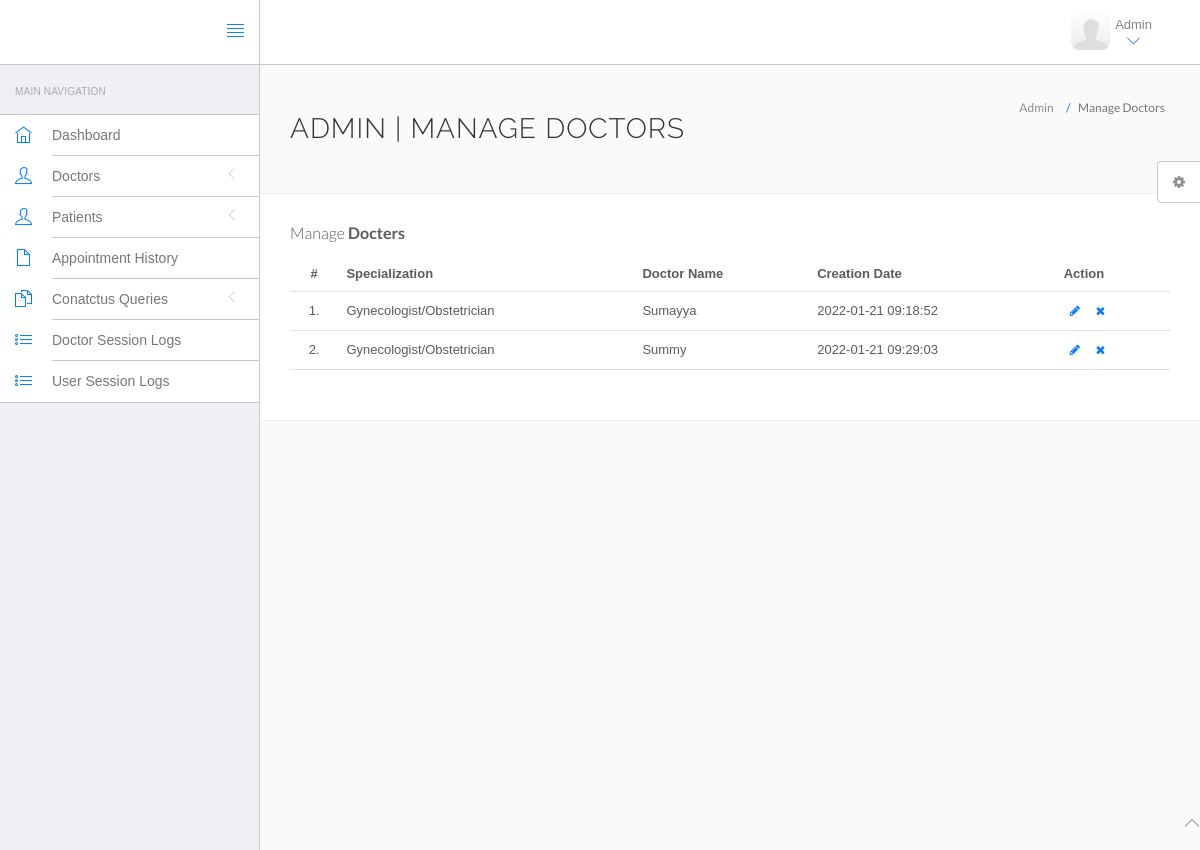
Page /hms/admin/manage-doctors.php (signed in) on the committed database.
### tables this page shows
CREATE TABLE `doctors` (
  `id` int(11) NOT NULL,
  `specilization` varchar(255) DEFAULT NULL,
  `doctorName` varchar(255) DEFAULT NULL,
  `address` longtext DEFAULT NULL,
  `docFees` varchar(255) DEFAULT NULL,
  `contactno` bigint(11) DEFAULT NULL,
  `docEmail` varchar(255) DEFAULT NULL,
  `password` varchar(255) DEFAULT NULL,
  `creationDate` timestamp NULL DEFAULT current_timestamp(),
  `updationDate` timestamp NULL DEFAULT NULL ON UPDATE current_timestamp()
);

### hms/admin/manage-doctors.php (the view, shortened to what this page needs)
<?php
include('include/config.php');
?>
<!DOCTYPE html>
<html lang="en">
	<head>
		<link rel="stylesheet" href="vendor/bootstrap/css/bootstrap.min.css">
		<link rel="stylesheet" href="vendor/fontawesome/css/font-awesome.min.css">
		<link rel="stylesheet" href="vendor/themify-icons/themify-icons.min.css">
		<link href="vendor/animate.css/animate.min.css" rel="stylesheet" media="screen">
		<link href="vendor/perfect-scrollbar/perfect-scrollbar.min.css" rel="stylesheet" media="screen">
		<link href="vendor/switchery/switchery.min.css" rel="stylesheet" media="screen">
		<link href="vendor/bootstrap-touchspin/jquery.bootstrap-touchspin.min.css" rel="stylesheet" media="screen">
		<link href="vendor/select2/select2.min.css" rel="stylesheet" media="screen">
		<link href="vendor/bootstrap-datepicker/bootstrap-datepicker3.standalone.min.css" rel="stylesheet" media="screen">
		<link href="vendor/bootstrap-timepicker/bootstrap-timepicker.min.css" rel="stylesheet" media="screen">
		<link rel="stylesheet" href="assets/css/styles.css">
		<link rel="stylesheet" href="assets/css/plugins.css">
		<link rel="stylesheet" href="assets/css/themes/theme-1.css" id="skin_color" />
	</head>
	<body>
		<div id="app">
<?php include('include/sidebar.php');?>
			<div class="app-content">
						<?php include('include/header.php');?>
				<div class="main-content" >
					<div class="wrap-content container" id="container">
						<section id="page-title">
							<div class="row">
								<div class="col-sm-8">
									<h1 class="mainTitle">Admin | Manage Doctors</h1>
																	</div>
								<ol class="breadcrumb">
									<li>
										<span>Admin</span>
									</li>
									<li class="active">
										<span>Manage Doctors</span>
									</li>
								</ol>
							</div>
						</section>
						<div class="container-fluid container-fullw bg-white">
									<div class="row">
								<div class="col-md-12">
									<h5 class="over-title margin-bottom-15">Manage <span class="text-bold">Docters</span></h5>
									<table class="table table-hover" id="sample-table-1">
										<thead>
											<tr>
												<th class="center">#</th>
												<th>Specialization</th>
												<th class="hidden-xs">Doctor Name</th>
												<th>Creation Date </th>
												<th>Action</th>
											</tr>
										</thead>
										<tbody>
<?php
$sql=mysqli_query($con,"select * from doctors");
$cnt=1;
while($row=mysqli_fetch_array($sql))
{
?>
											<tr>
												<td class="center"><?php echo $cnt;?>.</td>
												<td class="hidden-xs"><?php echo $row['specilization'];?></td>
												<td><?php echo $row['doctorName'];?></td>
												<td><?php echo $row['creationDate'];?>
												</td>
												<td >
												<div class="visible-md visible-lg hidden-sm hidden-xs">
							<a href="edit-doctor.php?id=<?php echo $row['id'];?>" class="btn btn-transparent btn-xs" tooltip-placement="top" tooltip="Edit"><i class="fa fa-pencil"></i></a>
	<a href="manage-doctors.php?id=<?php echo $row['id']?>&del=delete" onClick="return confirm('Are you sure you want to delete?')"class="btn btn-transparent btn-xs tooltips" tooltip-placement="top" tooltip="Remove"><i class="fa fa-times fa fa-white"></i></a>
												</div>
												</td>
											</tr>
											<?php
$cnt=$cnt+1;
											 }?>
										</tbody>
									</table>
								</div>
							</div>
								</div>
							</div>
						</div>
					</div>
				</div>
	<?php include('include/footer.php');?>
	<?php include('include/setting.php');?>
	</body>
</html>

### hms/admin/assets/css/themes/theme-1.css (style rules this page uses)
body { background: #FAFAFA; }

### rows in the picture
doctors: specilization "Gynecologist/Obstetrician", doctorName "Sumayya", creationDate "2022-01-21 09:18:52"
doctors: specilization "Gynecologist/Obstetrician", doctorName "Summy", creationDate "2022-01-21 09:29:03"
